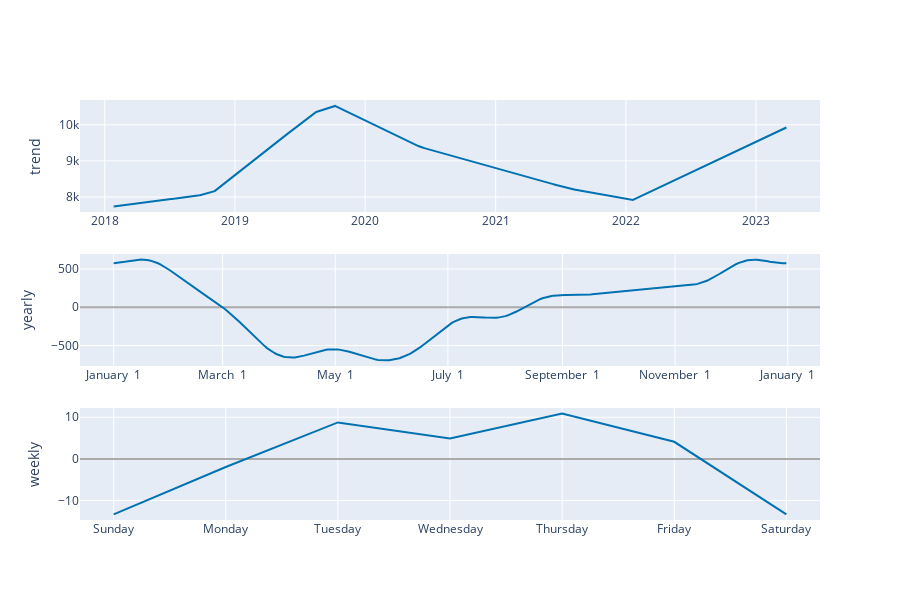

This figure's notebook cell:
### Code cell
plot_components_plotly(m,forecast)

### Figure 1 — Plotly figure (JSON) as saved in the notebook; plotly's stock layout.template omitted (floating-point values rounded to 4 significant figures; data arrays with more than 128 entries replaced by an {"elided": "..."} marker saying what was removed)
{"data": [{"line": {"color": "#0072B2", "width": 2}, "mode": "lines", "name": "trend", "type": "scatter", "x": {"elided": "1312 str values"}, "xaxis": "x", "y": {"elided": "1312 float values"}, "yaxis": "y"}, {"line": {"color": "rgba(0, 114, 178, 0.2)", "width": 0}, "mode": "lines", "name": "trend_upper", "type": "scatter", "x": {"elided": "1312 str values"}, "xaxis": "x", "y": {"elided": "1312 float values"}, "yaxis": "y"}, {"fill": "tonexty", "fillcolor": "rgba(0, 114, 178, 0.2)", "line": {"color": "rgba(0, 114, 178, 0.2)", "width": 0}, "mode": "lines", "name": "trend_lower", "type": "scatter", "x": {"elided": "1312 str values"}, "xaxis": "x", "y": {"elided": "1312 float values"}, "yaxis": "y"}, {"line": {"color": "#0072B2", "width": 2}, "mode": "lines", "name": "yearly", "type": "scatter", "x": {"elided": "365 str values"}, "xaxis": "x2", "y": {"elided": "365 float values"}, "yaxis": "y2"}, {"line": {"color": "#0072B2", "width": 2}, "mode": "lines", "name": "weekly", "type": "scatter", "x": ["2017-01-01T00:00:00", "2017-01-02T00:00:00", "2017-01-03T00:00:00", "2017-01-04T00:00:00", "2017-01-05T00:00:00", "2017-01-06T00:00:00", "2017-01-07T00:00:00"], "xaxis": "x3", "y": [-13.34, -1.941, 8.759, 4.878, 10.88, 4.109, -13.34], "yaxis": "y3"}], "layout": {"height": 600, "showlegend": false, "width": 900, "xaxis": {"anchor": "y", "domain": [0, 1], "range": ["2017-10-23T16:48:00", "2023-06-29T07:12:00"], "type": "date"}, "xaxis2": {"anchor": "y2", "domain": [0, 1], "range": ["2016-12-13T18:54:02.958904115", "2018-01-18T11:04:57.863013581"], "tickformat": "%B %e", "type": "date"}, "xaxis3": {"anchor": "y3", "domain": [0, 1], "range": ["2016-12-31T16:48:00", "2017-01-07T07:12:00"], "tickformat": "%A", "type": "date"}, "yaxis": {"anchor": "x", "domain": [0.7333, 1], "rangemode": "normal", "title": {"text": "trend"}, "zerolinecolor": "#AAA"}, "yaxis2": {"anchor": "x2", "domain": [0.3667, 0.6333], "title": {"text": "yearly"}, "zerolinecolor": "#AAA"}, "yaxis3": {"anchor": "x3", "domain": [0, 0.2667], "title": {"text": "weekly"}, "zerolinecolor": "#AAA"}}}
